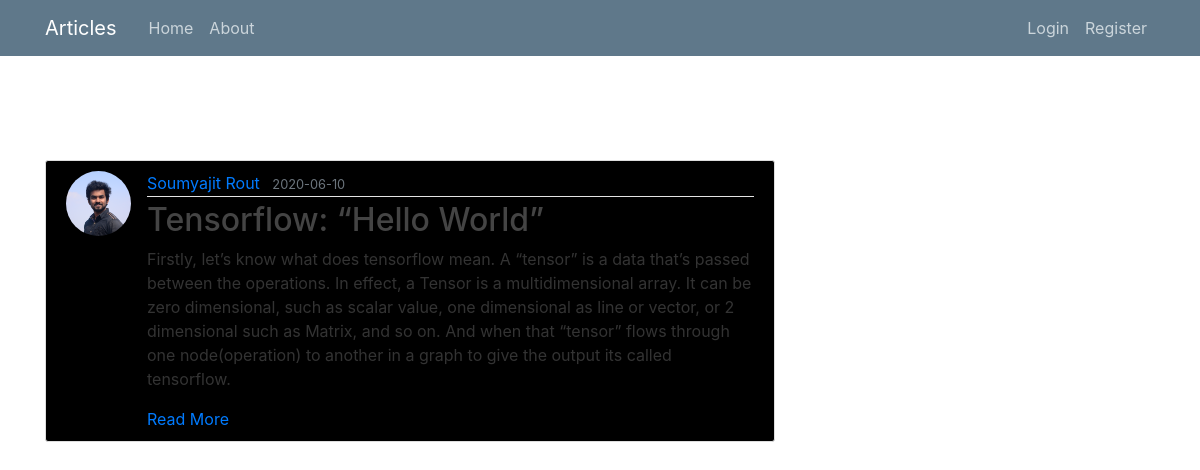
/post/6, run on the app's committed database.
### flaskblog/models.py (models this page shows, shortened)
class User(db.Model, UserMixin):
    id = db.Column(db.Integer, primary_key=True)
    username = db.Column(db.String(20), unique=True, nullable=False)
    email = db.Column(db.String(120), unique=True, nullable=False)
    image_file = db.Column(db.String(20), nullable=False, default='default.jpg')
    password = db.Column(db.String(60), nullable=False)
    posts = db.relationship('Post', backref='author', lazy=True)

class Post(db.Model):
    id = db.Column(db.Integer, primary_key=True)
    title = db.Column(db.String(100), nullable=False)
    date_posted = db.Column(db.DateTime, nullable=False, default=datetime.utcnow)
    content = db.Column(db.Text, nullable=False)
    link = db.Column(db.Text,nullable=False)
    user_id = db.Column(db.Integer, db.ForeignKey('user.id'), nullable=False)

### flaskblog/posts/routes.py (the view)
@posts.route("/post/<int:post_id>")
def post(post_id):
    post = Post.query.get_or_404(post_id)
    return render_template('post.html', title=post.title, post=post)

### flaskblog/templates/post.html (shortened to what this page needs)
{% extends "layout.html" %}
{% block content %}
  <article class="media content-section">
    <img class="rounded-circle article-img" src="{{ url_for('static', filename='profile_pics/' + post.author.image_file) }}">
    <div class="media-body">
      <div class="article-metadata">
        <a class="mr-2" href="{{ url_for('users.user_posts', username=post.author.username) }}">{{ post.author.username }}</a>
        <small class="text-muted">{{ post.date_posted.strftime('%Y-%m-%d') }}</small>
      </div>
      <h2 class="article-title">{{ post.title }}</h2>
      <p class="article-content">{{ post.content }}</p>
      <a href="{{ post.link }}">Read More</a>
    </div>
  </article>
{% endblock content %}

### flaskblog/static/main.css (style rules this page uses)
body { background: #ffff; color: #333333; margin-top: 10rem; }
h1, h2, h3, h4, h5, h6 { color: #000; }
.content-section { background: #000; padding: 10px 20px; border: 1px solid #dddddd; border-radius: 3px; margin-bottom: 20px; }
.article-title { color: #444444; }
.article-content { white-space: pre-line; }
.article-img { height: 65px; width: 65px; margin-right: 16px; }
.article-metadata { padding-bottom: 1px; margin-bottom: 4px; border-bottom: 1px solid #e3e3e3 }

### data on the page
User: image_file (picture), author.username "Soumyajit Rout"
Post: date_posted "2020-06-10", title "Tensorflow: “Hello World”", content "Firstly, let’s know what does tensorflow mean. A “tensor” is a data that’s passed between the operations. In effect, a Tensor is a multidimensional array. It can be zero dimensional, such as scalar value, one dimensional as line or vector, or 2 dimensional such as Matrix, and so on. And when that “tensor” flows through one node(operation) to another in a graph to give the output its called tensorflow."
